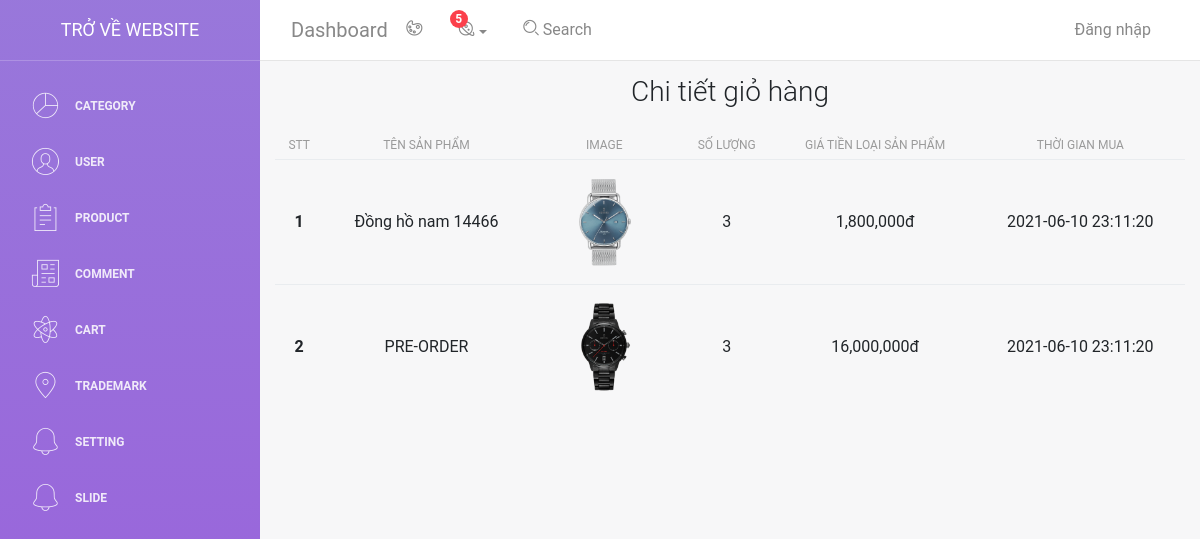
Screenshot of /admin/light-bootstrap-dashboard-master/examples/chitietcart.php?id=15 with the database file from the repository.
### tables this page shows
CREATE TABLE `order_detail` (
  `id` int(11) NOT NULL,
  `order_id` int(11) NOT NULL,
  `product_id` int(11) NOT NULL,
  `soluong` int(11) NOT NULL,
  `gia` int(11) NOT NULL,
  `time` datetime NOT NULL,
  `time_update` datetime NOT NULL
);

CREATE TABLE `products` (
  `id_product` int(11) NOT NULL,
  `id_category` int(11) NOT NULL,
  `name_product` text NOT NULL,
  `product_detail` varchar(50) NOT NULL,
  `product_category` text NOT NULL,
  `product_trademark` varchar(50) NOT NULL,
  `id_trademark` int(11) NOT NULL,
  `product_price` int(11) NOT NULL,
  `view` int(11) NOT NULL,
  `image` text NOT NULL,
  `time_old` text NOT NULL,
  `time_update` text NOT NULL
);

### admin/light-bootstrap-dashboard-master/examples/chitietcart.php (the view, shortened to what this page needs)
<?php
    include 'header.php';
?>
<div class="container">
    <h3 class="text-center mt-3 mb-3">Chi tiết giỏ hàng</h3>
    <table class="table">
      <thead>
        <tr>
          <th scope="col" style="text-align: center !important;">STT</th>
          <th scope="col" style="text-align: center !important;">Tên sản phẩm</th>
          <th scope="col" style="text-align: center !important;">Image</th>
          <th scope="col" style="text-align: center !important;">Số lượng</th>
          <th scope="col" style="text-align: center !important;">Giá tiền loại sản phẩm</th>
          <th scope="col" style="text-align: center !important;">Thời gian mua</th>
        </tr>
      </thead>
      <tbody>
        <?php
            if(isset($_GET['id'])){
                $order_id = $_GET['id'];
                $sql = "SELECT * FROM `order_detail` WHERE `order_id`= '$order_id'";
                $result = $conn->query($sql);
                if($result->num_rows > 0){
                    $dem= 0;
                    while($row = $result->fetch_assoc()){
                        $dem++;
                        $product_id = $row['product_id'];
                        $sql_product = "SELECT * FROM `products` WHERE `id_product` = '$product_id'";
                        $result_product = $conn->query($sql_product);
                        if($result_product->num_rows > 0){
                            while($row_product = $result_product->fetch_assoc()){
                                $image = $row_product['image'];
                                $name_product = $row_product['name_product'];
                            }
                        }
                        echo '<tr class="text-center">
                                <th style="text-align: center !important;">'.$dem.'</th>
                                <td>'.$name_product.'</td>
                                <td><img style="width:100px" src="./images/product/'.$image.'" alt=""></td>
                                <td>'.$row['soluong'].'</td>
                                <td>'.number_format($row['gia']).'đ</td>
                                <td>'.$row['time'].'</td>
                            </tr>';
                    }
                }
            }
        ?>
      </tbody>
    </table>
</div>

### rows the page displays
order_detail: product.name_product "Đồng hồ nam 14466", product.image (picture), soluong "3", gia "1,800,000", time "2021-06-10 23:11:20"
order_detail: product.name_product "PRE-ORDER", product.image (picture), soluong "3", gia "16,000,000", time "2021-06-10 23:11:20"
